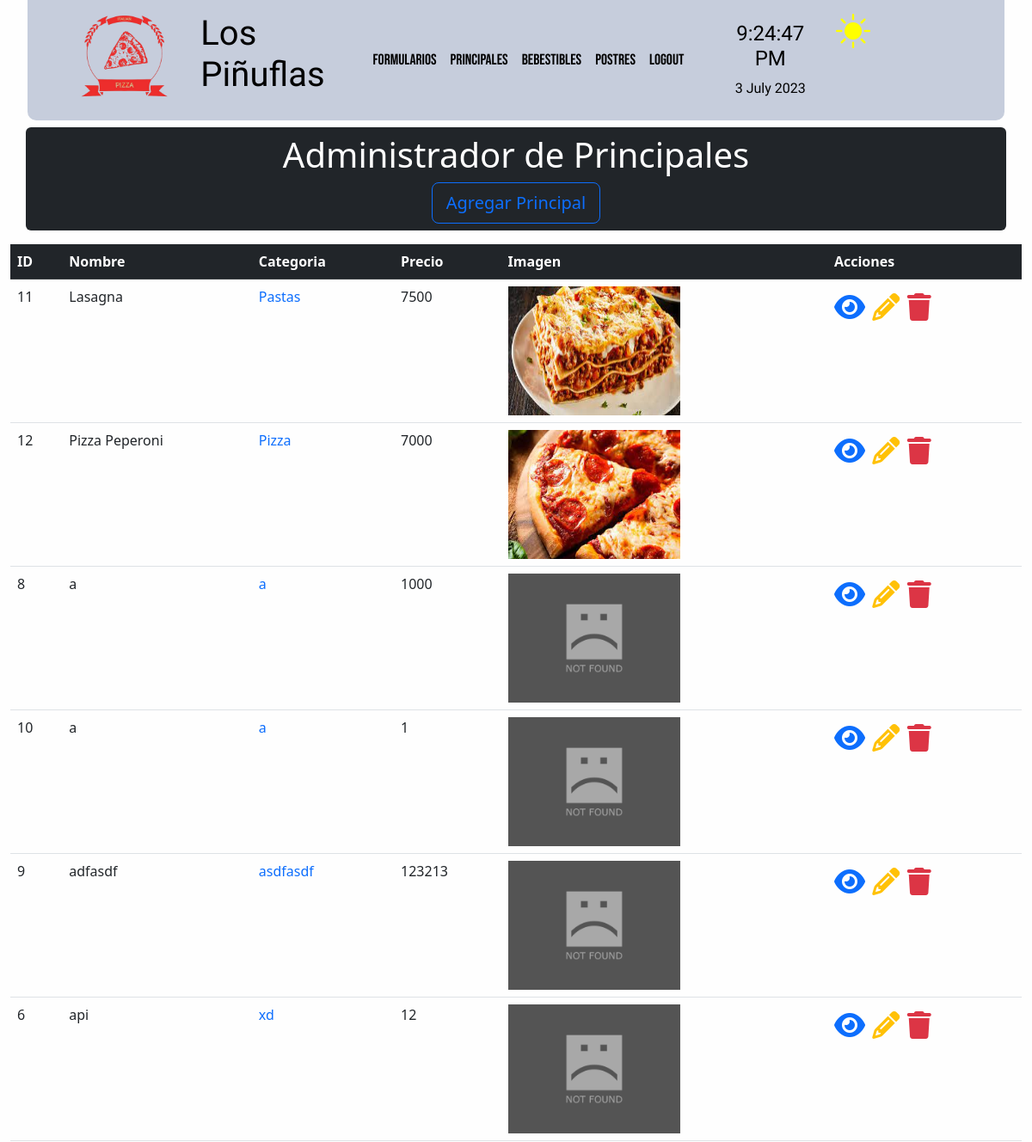
/crud/principales/ (upper part), run on an earlier commit of the app's database.
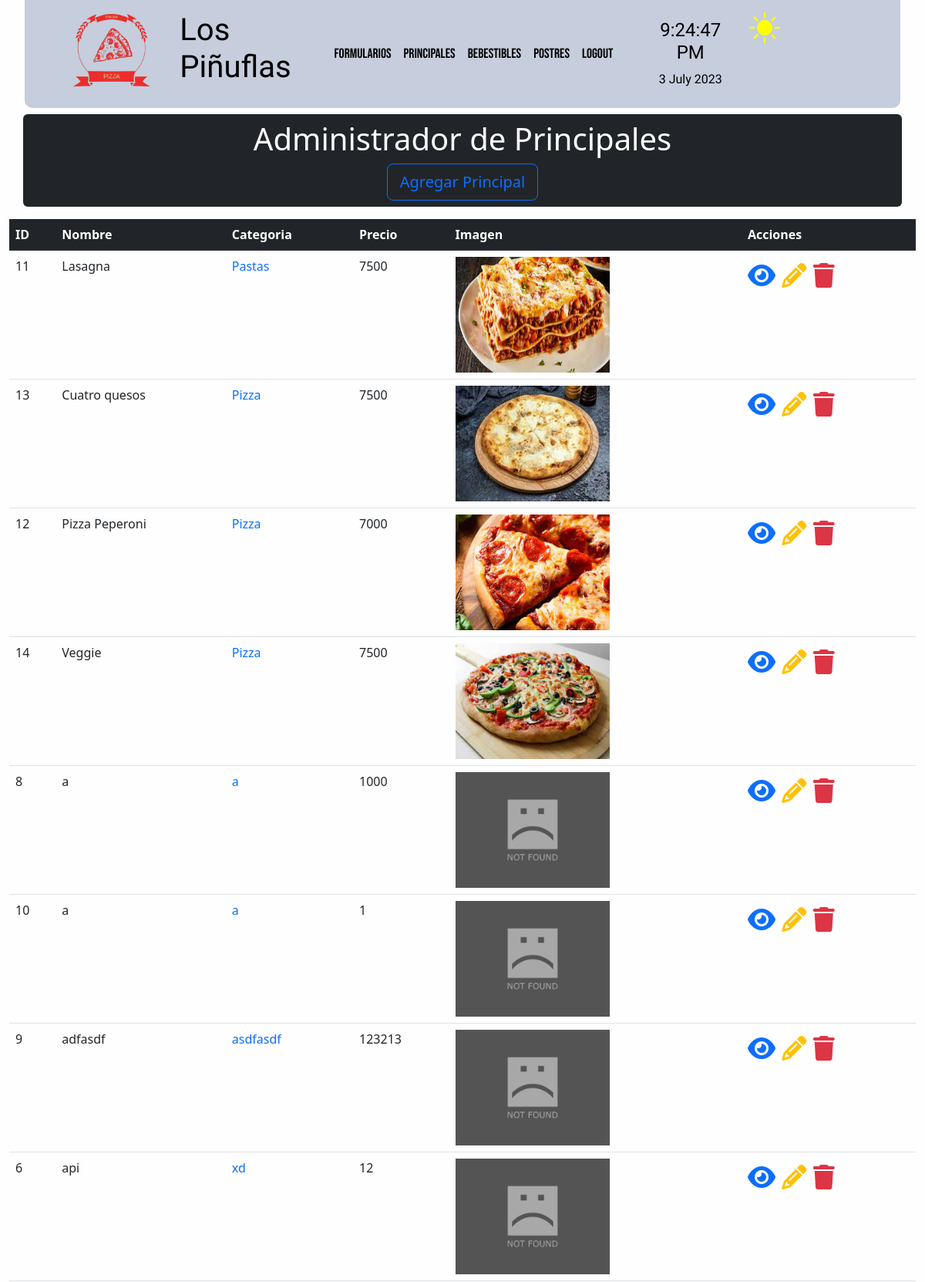
And on a later commit of the database.
### crud/models.py (models this page shows, shortened)
class Principal(models.Model):
    nombre=models.CharField(max_length=20)
    categoria=models.CharField(max_length=20)
    precio=models.IntegerField()
    image = models.ImageField(verbose_name='Imagen',upload_to='media/principal',null=True,blank=True)
    class Meta:
        verbose_name = 'principal'
        verbose_name_plural = 'principales'
        ordering = ['categoria','nombre']

### crud/views.py (the view)
# urls.py: path('principales/', principal_list),
def principal_list(request):
    context = {'principales': Principal.objects.all()}
    return render(request,'crud/principales.html',context)

### crud/templates/crud/principales.html (shortened to what this page needs)
{% extends 'crud/base.html' %}
{% load static %}
{% block content %}
<div class="container my-2 p-2 bg-dark text-white text-center rounded">
    <h1>Administrador de Principales</h1>
    <a class="btn btn-outline-primary btn-lg btn-block" href="{% url 'principal-new' %}">Agregar Principal</a>
</div>
<div class="container-fluid my-2">
    <div class="table-responsive">
        <table class="table">
            <thead class="table-dark">
                <tr>
                    <th>ID</th>
                    <th>Nombre</th>
                    <th>Categoria</th>
                    <th>Precio</th>
                    <th>Imagen</th>
                    <th>Acciones</th>
                </tr>
            </thead>
            <tbody>
                {% for principal in principales %}
                <tr>
                    <td>{{principal.id}}</td>
                    <td>{{principal.nombre}}</td>
                    <td>
                        <a class= "text-decoration-none" href="/crud/principales/categoria/{{principal.categoria}}">{{principal.categoria}}</a>
                    </td>
                    <td>{{principal.precio}}</td>
                    <td>
                        {% if principal.image %}
                        <img class="img-view" src="{{principal.image.url}}" alt="{{principal.title}}">
                        {% else%}
                        <img class="img-view" src="{% static 'crud/img/image_not_found.jpg' %}" alt="INF">
                        {% endif %}
                    </td>
                    <td>
                        <a class="text-decoration-none" href="{% url 'principal-detail' principal_id=principal.id %}">
                            <span class="text-primary fs-2">
                                <i class="fa-solid fa-eye"></i>
                            </span>
                        </a>
                        <a class="text-decoration-none" href="{% url 'principal-edit' principal_id=principal.id %}">
                            <span class="text-warning fs-2">
                                <i class="fa-solid fa-pencil"></i>
                            </span>
                        </a>
                        <a class="text-decoration-none"
                            href="{% url 'principal-delete' principal_id=principal.id %}">
                            <span class="text-danger fs-2">
                                <i class="fa-solid fa-trash"></i>
                            </span>
                        </a>
                    </td>
                </tr>
                {% endfor %}
            </tbody>
        </table>
    </div>
</div>
{% endblock %}

### crud/templates/crud/base.html (shortened to what this page needs)
{% load static %}
<!DOCTYPE html>
<html lang="es-Cl" new-data-bs-theme="light">
<head>
    <link rel="stylesheet" href="https://cdnjs.cloudflare.com/ajax/libs/font-awesome/6.4.0/css/all.min.css"
 />
    <link rel="stylesheet" href="{% static 'core/css/bootstrap.min.css' %}">
    <link rel="stylesheet" href="{% static 'core/css/styles.css' %}">
    <link rel="stylesheet" href="{% static 'core/css/colors.css' %}">
    <link rel="stylesheet" href="{% static 'crud/css/imagenes.css' %}">
    <link rel="stylesheet" href="https://cdn.jsdelivr.net/npm/bootstrap-icons@1.3.0/font/bootstrap-icons.css">
</head>
<body class="colors-middle" formato="light">
    <header>
        <nav id="ancla" class="navbar navbar-expand-lg colors-top-bottom navbar-dark diseño-header">
            <div class="container">
                <a class="navbar-brand">
                    <div class="logo">
                        <img src="{% static 'core/img/Logo-final.png' %}" alt="RESTAURANT">
                        <h1>Los<br>Piñuflas</h1>
                    </div>
                </a>
                <div class="collapse navbar-collapse" id="navbarSupportedContent">
                    <ul class="navbar-nav me-0 mb-2 mb-lg-0">
                        <li class="nav-item diseño-nav-item">
                            <a class="new-nav-link" aria-current="page" href="{% url 'formularios' %}">Formularios</a>
                        </li>
                        <li class="nav-item diseño-nav-item">
                            <a class="new-nav-link" aria-current="page" href="{% url 'principales' %}">Principales</a>
                        </li>
                        <li class="nav-item diseño-nav-item">
                            <a class="new-nav-link" aria-current="page" href="{% url 'bebestibles' %}">Bebestibles</a>
                        </li>
                        <li class="nav-item diseño-nav-item">
                            <a class="new-nav-link" aria-current="page" href="{% url 'postres' %}">Postres</a>
                        </li>
                        <li class="nav-item diseño-nav-item">
                            <a class="new-nav-link" aria-current="page" href="{% url 'logout' %}">Logout</a>
                        </li>
                    </ul>
                </div>
                <div class="datos-extra">
                    <div class="container-clock">
                        <h1 id="time">00:00:00</h1>
                        <p id="date">date</p>
                    </div>
                    <i class="bi bi-brightness-high-fill" id="modoOscuro"></i>
                </div>
            </div>
        </nav>
    </header>
    <main>
        {% block content %}{% endblock %}
    </main>
</body>
</html>

### core/static/core/css/styles.css (style rules this page uses)
nav { font-size: 20px; font-family: "bebas neue"; }
.container-clock { margin-top: 1rem; text-align: center; margin-left: 2rem; transition: color 1s ease-in-out; }
.container-clock h1 { font-size: 1.5rem; font-weight: 400; font-family: "cabin sketch"; }
.container-clock p { font-size: 1rem; font-family: "cabin sketch"; }

### core/static/core/css/colors.css (style rules this page uses)
:root,[new-data-bs-theme="light"] { --clr-light:#FFF9DE; --crl-dark:#67d4f5; --clr-primary:#5350ff; --clr-secondary:#FFD3B0; --clr-accent:#f54141; --clr-accent2:#440a0a; --bg-top-bottom:#c6cddc; --bg-middle:#fefefe; --text-top: black; --text-middle: black; --text-bottom:black; --fg: var(--clr-light); --bg: var(--crl-dark); }
body { background-color: #2C3333; }
.colors-top-bottom { background-color: var(--bg-top-bottom); transition: color 1.7s ease-in-out, background-color 1.2s ease-in-out; }
.colors-middle { background: var(--bg-middle); color: var(--text-middle); transition: background-color 1.2s ease-in-out; }
.logo { margin-right: 2rem; display: flex; }
.logo h1 { font-family: "cabin sketch"; color: var(--text-top); margin-top: 10px; transition: color 1s ease-in-out; }
.logo img, .footer-img { height: 130px; }
.new-nav-link { font-size: 1.1rem; font-family: "bebas neue"; padding: 0.5rem 0em; display: flex; flex-wrap: wrap; padding-left: 0; margin-bottom: 0; list-style: none; display: block; color: var(--text-top); text-decoration: none; background: none; border: 0; transition: color 1s ease-in-out, background-color 0.15s ease-in-out; }
.diseño-nav-item { padding-inline: 0.5rem; padding-block: 0rem; }
#modoOscuro { font-size: 200%; cursor: pointer; color:yellow; margin-left: 1rem; margin-bottom: 1rem; }
.diseño-header { padding: 0rem 1rem; border-radius: 0 0 10px 10px; margin: 0rem 2rem; }
.datos-extra { display: flex; margin-right: 4rem; }

### crud/static/crud/css/imagenes.css (style rules this page uses)
.img-view { height: 150px; width: 200px; }

What changed in the data, as far as the page shows it:
added Principal: id "13", nombre "Cuatro quesos", categoria "Pizza", precio "7500", image (picture)
added Principal: id "14", nombre "Veggie", categoria "Pizza", precio "7500", image (picture)
